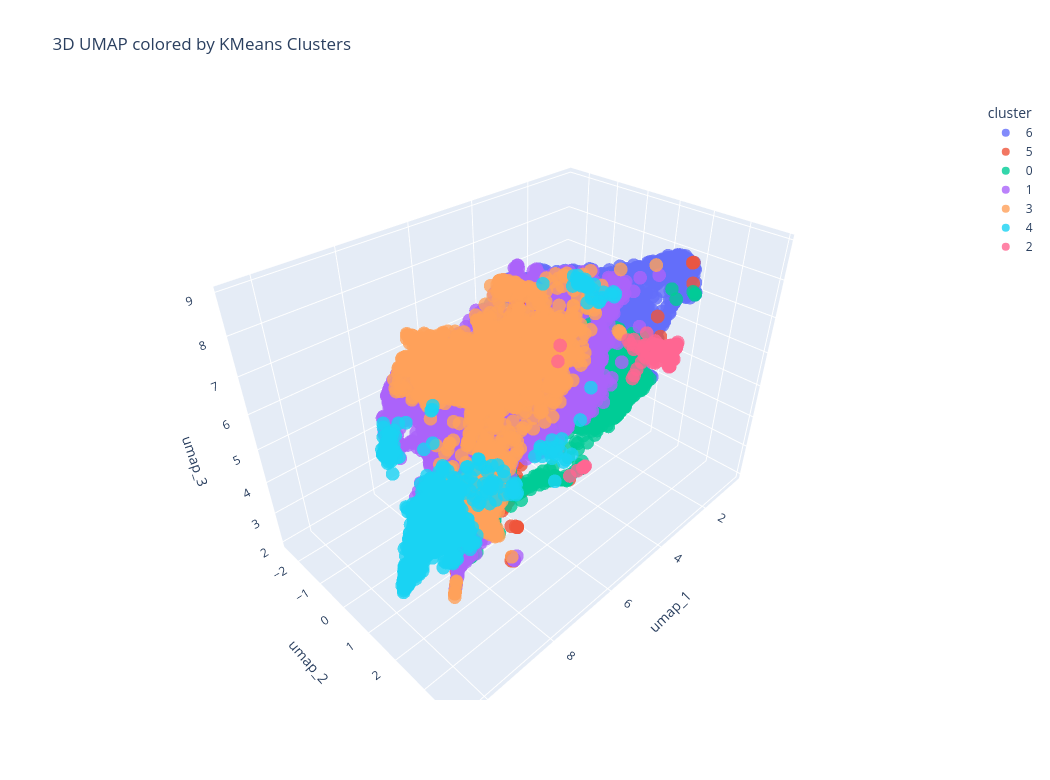

This figure's notebook cell:
### Code cell
kmeans = KMeans(
        n_clusters=7,
        random_state=RANDOM_SEED,
        n_init=25,
    )
labels = kmeans.fit_predict(X_scaled)


# Umap of KMeans results
embedding_km = umap.UMAP(n_components=3, random_state=RANDOM_SEED).fit_transform(X_scaled)
embedding_km_df = pd.DataFrame(embedding_km, columns=["umap_1", "umap_2", "umap_3"])
embedding_km_df["row_index"] = X_scaled.index
embedding_km_df["cluster"] = labels


embedding_km_df["cluster"] = embedding_km_df["cluster"].astype(str) # To convert to string for better coloring in plotly


fig_km = px.scatter_3d(
    embedding_km_df,
    x="umap_1",
    y="umap_2",
    z="umap_3",
    color="cluster",
    hover_data=["row_index"],
    opacity=0.8,
    title=f"3D UMAP colored by KMeans Clusters",
    width=1050,
    height=780,
)

fig_km.show()

### Figure 1 — Plotly figure (JSON) as saved in the notebook; plotly's stock layout.template omitted (floating-point values rounded to 4 significant figures; data arrays with more than 128 entries replaced by an {"elided": "..."} marker saying what was removed)
{"data": [{"customdata": {"elided": "2692x1 int values"}, "hovertemplate": "cluster=6<br>umap_1=%{x}<br>umap_2=%{y}<br>umap_3=%{z}<br>row_index=%{customdata[0]}<extra></extra>", "legendgroup": "6", "marker": {"color": "#636efa", "opacity": 0.8, "symbol": "circle"}, "mode": "markers", "name": "6", "scene": "scene", "showlegend": true, "type": "scatter3d", "x": {"elided": "2692 float values"}, "y": {"elided": "2692 float values"}, "z": {"elided": "2692 float values"}}, {"customdata": {"elided": "1356x1 int values"}, "hovertemplate": "cluster=5<br>umap_1=%{x}<br>umap_2=%{y}<br>umap_3=%{z}<br>row_index=%{customdata[0]}<extra></extra>", "legendgroup": "5", "marker": {"color": "#EF553B", "opacity": 0.8, "symbol": "circle"}, "mode": "markers", "name": "5", "scene": "scene", "showlegend": true, "type": "scatter3d", "x": {"elided": "1356 float values"}, "y": {"elided": "1356 float values"}, "z": {"elided": "1356 float values"}}, {"customdata": {"elided": "1366x1 int values"}, "hovertemplate": "cluster=0<br>umap_1=%{x}<br>umap_2=%{y}<br>umap_3=%{z}<br>row_index=%{customdata[0]}<extra></extra>", "legendgroup": "0", "marker": {"color": "#00cc96", "opacity": 0.8, "symbol": "circle"}, "mode": "markers", "name": "0", "scene": "scene", "showlegend": true, "type": "scatter3d", "x": {"elided": "1366 float values"}, "y": {"elided": "1366 float values"}, "z": {"elided": "1366 float values"}}, {"customdata": {"elided": "2769x1 int values"}, "hovertemplate": "cluster=1<br>umap_1=%{x}<br>umap_2=%{y}<br>umap_3=%{z}<br>row_index=%{customdata[0]}<extra></extra>", "legendgroup": "1", "marker": {"color": "#ab63fa", "opacity": 0.8, "symbol": "circle"}, "mode": "markers", "name": "1", "scene": "scene", "showlegend": true, "type": "scatter3d", "x": {"elided": "2769 float values"}, "y": {"elided": "2769 float values"}, "z": {"elided": "2769 float values"}}, {"customdata": {"elided": "2550x1 int values"}, "hovertemplate": "cluster=3<br>umap_1=%{x}<br>umap_2=%{y}<br>umap_3=%{z}<br>row_index=%{customdata[0]}<extra></extra>", "legendgroup": "3", "marker": {"color": "#FFA15A", "opacity": 0.8, "symbol": "circle"}, "mode": "markers", "name": "3", "scene": "scene", "showlegend": true, "type": "scatter3d", "x": {"elided": "2550 float values"}, "y": {"elided": "2550 float values"}, "z": {"elided": "2550 float values"}}, {"customdata": {"elided": "907x1 int values"}, "hovertemplate": "cluster=4<br>umap_1=%{x}<br>umap_2=%{y}<br>umap_3=%{z}<br>row_index=%{customdata[0]}<extra></extra>", "legendgroup": "4", "marker": {"color": "#19d3f3", "opacity": 0.8, "symbol": "circle"}, "mode": "markers", "name": "4", "scene": "scene", "showlegend": true, "type": "scatter3d", "x": {"elided": "907 float values"}, "y": {"elided": "907 float values"}, "z": {"elided": "907 float values"}}, {"customdata": {"elided": "215x1 int values"}, "hovertemplate": "cluster=2<br>umap_1=%{x}<br>umap_2=%{y}<br>umap_3=%{z}<br>row_index=%{customdata[0]}<extra></extra>", "legendgroup": "2", "marker": {"color": "#FF6692", "opacity": 0.8, "symbol": "circle"}, "mode": "markers", "name": "2", "scene": "scene", "showlegend": true, "type": "scatter3d", "x": {"elided": "215 float values"}, "y": {"elided": "215 float values"}, "z": {"elided": "215 float values"}}], "layout": {"height": 780, "legend": {"title": {"text": "cluster"}, "tracegroupgap": 0}, "scene": {"domain": {"x": [0, 1], "y": [0, 1]}, "xaxis": {"title": {"text": "umap_1"}}, "yaxis": {"title": {"text": "umap_2"}}, "zaxis": {"title": {"text": "umap_3"}}}, "title": {"text": "3D UMAP colored by KMeans Clusters"}, "width": 1050}}
